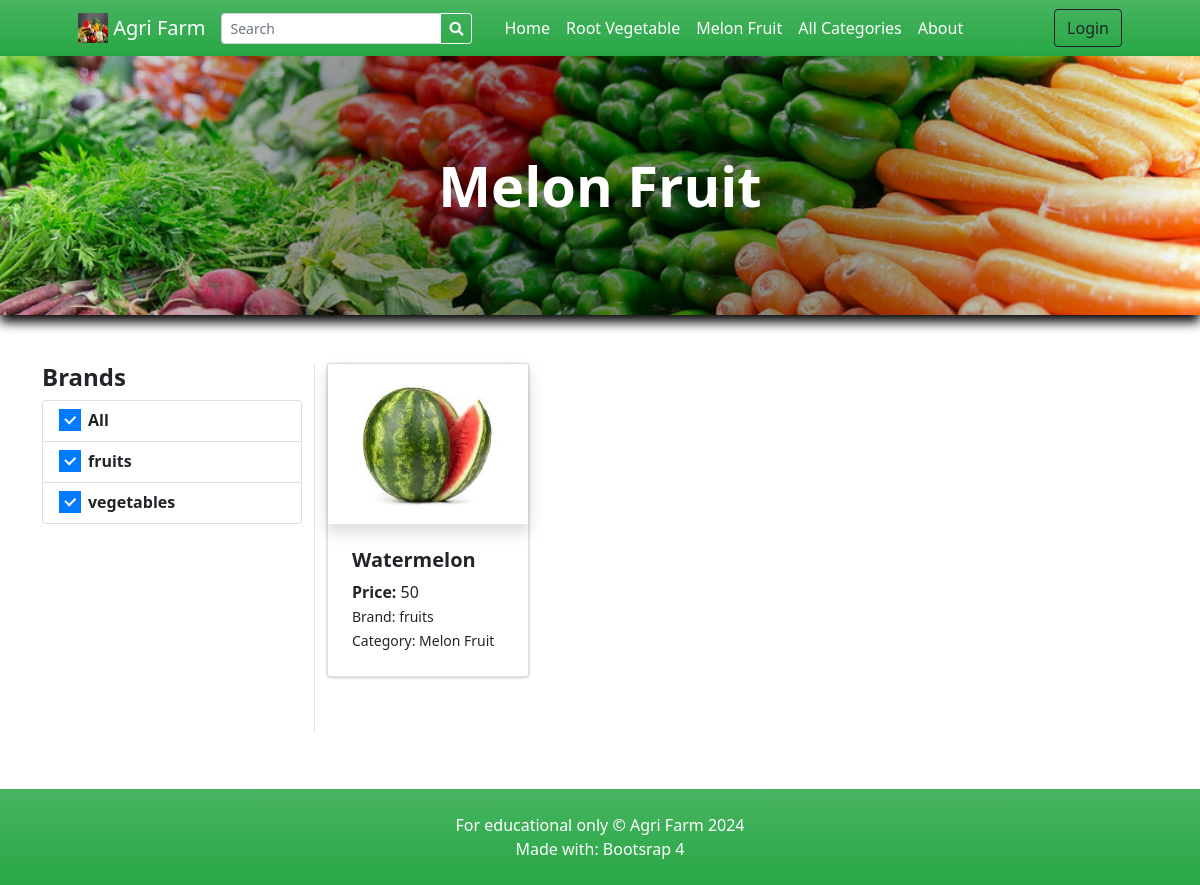
The app's page /?p=products&c=98f13708210194c475687be6106a3b84 with its own data.
### tables this page shows
CREATE TABLE `categories` (
  `id` int(30) NOT NULL,
  `user_id_categories` int(11) NOT NULL,
  `category` varchar(250) NOT NULL,
  `description` text DEFAULT NULL,
  `status` tinyint(1) NOT NULL DEFAULT 1,
  `delete_flag` tinyint(1) NOT NULL DEFAULT 0,
  `date_created` datetime NOT NULL DEFAULT current_timestamp()
);

CREATE TABLE `brands` (
  `id` int(30) NOT NULL,
  `user_id_brand` int(11) NOT NULL,
  `name` varchar(250) NOT NULL,
  `description` text DEFAULT NULL,
  `image_path` text DEFAULT NULL,
  `status` tinyint(1) NOT NULL DEFAULT 1,
  `delete_flag` tinyint(1) NOT NULL DEFAULT 0,
  `date_created` datetime NOT NULL DEFAULT current_timestamp()
);

CREATE TABLE `products` (
  `id` int(30) NOT NULL,
  `brand_id` int(30) NOT NULL,
  `category_id` int(30) NOT NULL,
  `name` varchar(250) NOT NULL,
  `specs` text NOT NULL,
  `status` tinyint(1) NOT NULL DEFAULT 1,
  `delete_flag` tinyint(1) NOT NULL DEFAULT 0,
  `date_created` datetime NOT NULL DEFAULT current_timestamp(),
  `user_id` int(50) NOT NULL
);

### classes/DBConnection.php (called while the page is built, shortened)
<?php
class DBConnection
{
    private $host = 'localhost';
    private $username = 'root';
    private $password = '';
    private $database = 'store';
    public $conn;
    public function __construct()
    {
        if (!isset($this->conn)) {
            $this->conn = new mysqli($this->host, $this->username, $this->password, $this->database, 8111);
        }
    }
}

### classes/SystemSettings.php (called while the page is built, shortened)
<?php
class SystemSettings extends DBConnection
{
	function userdata($field = '')
	{
		if (!empty($field)) {
			if (isset($_SESSION['userdata'][$field]))
				return $_SESSION['userdata'][$field];
			else
				return null;
		} else {
			return false;
		}
	}
	function info($field = '')
	{
		if (!empty($field)) {
			if (isset($_SESSION['system_info'][$field]))
				return $_SESSION['system_info'][$field];
			else
				return false;
		} else {
			return false;
		}
	}
}
$_settings = new SystemSettings();

### config.php (called while the page is built, shortened)
<?php
require_once('classes/DBConnection.php');
require_once('classes/SystemSettings.php');
function validate_image($file){
	if(!empty($file)){
        $ex = explode("?",$file);
        $file = $ex[0];
        $ts = isset($ex[1]) ? "?".$ex[1] : '';
		if(is_file(base_app.$file)){
			return base_url.$file.$ts;
		}else{
			return base_url.'dist/img/no-image-available.png';
		}
	}else{
		return base_url.'dist/img/no-image-available.png';
	}
}
function format_num($number = '' , $decimal = ''){
    if(is_numeric($number)){
        $ex = explode(".",$number);
        $decLen = isset($ex[1]) ? strlen($ex[1]) : 0;
        if(is_numeric($decimal)){
            return number_format($number,$decimal);
        }else{
            return number_format($number,$decLen);
        }
    }else{
        return "Invalid Input";
    }
}
?>

### products.php (the view, shortened to what this page needs)
<?php
$title = "";
if (isset($_GET['c']) && isset($_GET['s'])) {
    $cat_qry = $conn->query("SELECT * FROM categories where md5(id) = '{$_GET['c']}'");
    if ($cat_qry->num_rows > 0) {
        $result = $cat_qry->fetch_assoc();
        $title = $result['category'];
        $cat_description = $result['description'];
    }
    $sub_cat_qry = $conn->query("SELECT * FROM sub_categories where md5(id) = '{$_GET['s']}'");
    if ($sub_cat_qry->num_rows > 0) {
        $result = $sub_cat_qry->fetch_assoc();
        $sub_title = $result['sub_category'];
        $sub_cat_description = $result['description'];
    }
} elseif (isset($_GET['c'])) {
    $cat_qry = $conn->query("SELECT * FROM categories where md5(id) = '{$_GET['c']}'");
    if ($cat_qry->num_rows > 0) {
        $result = $cat_qry->fetch_assoc();
        $title = $result['category'];
    }
}
?>
<header class="bg-dark py-5" id="main-header">
    <div class="container px-4 px-lg-5 my-5">
        <div class="text-center text-white">
            <h1 class="display-4 fw-bolder"><?php echo $title ?></h1>
        </div>
    </div>
</header>
<section class="py-5">
    <div class="container">
        <div class="row">
            <div class="col-md-3 border-right mb-2 pb-3">
                <h4><b>Brands</b></h4>
                <ul class="list-group">
                    <a href="" class="list-group-item list-group-item-action">
                        <div class="icheck-primary d-inline">
                            <label for="brandAll">
                                All
                            </label>
                        </div>
                    </a>
                    <?php
                    $qry = $conn->query("SELECT * FROM brands where status =1 AND delete_flag = 0 order by name asc");
                    while ($row = $qry->fetch_assoc()):
                    ?>
                        <li class="list-group-item list-group-item-action">
                            <div class="icheck-primary d-inline">
                                <label for="brand-item-<?php echo $row['id'] ?>">
                                    <?php echo $row['name'] ?>
                                </label>
                            </div>
                        </li>
                    <?php endwhile; ?>
                </ul>
            </div>
            <div class="col-md-9">
                <div class="container-fluid p-0">
                    <div class="row gx-2 gx-lg-2 row-cols-1 row-cols-md-3 row-cols-xl-4">
                        <?php
                        $whereData = "";
                        if (isset($_GET['search']))
                            $whereData = " and (p.name LIKE '%{$_GET['search']}%' or b.name LIKE '%{$_GET['search']}%' or p.specs LIKE '%{$_GET['search']}%')";
                        elseif (isset($_GET['c']) && isset($_GET['s']))
                            $whereData = " and (md5(category_id) = '{$_GET['c']}' and md5(sub_category_id) = '{$_GET['s']}')";
                        elseif (isset($_GET['c']) && !isset($_GET['s']))
                            $whereData = " and md5(category_id) = '{$_GET['c']}' ";
                        elseif (isset($_GET['s']) && !isset($_GET['c']))
                            $whereData = " and md5(sub_category_id) = '{$_GET['s']}' ";
                        $bwhere = "";
                        $products = $conn->query("SELECT p.*,b.name as bname, c.category FROM `products` p inner join brands b on p.brand_id = b.id inner join categories c on p.category_id = c.id where p.status = 1 {$whereData} {$bwhere} order by rand() ");
                        while ($row = $products->fetch_assoc()):
                            $upload_path = base_app . '/uploads/product_' . $row['id'];
                            $img = "";
                            if (is_dir($upload_path)) {
                                $fileO = scandir($upload_path);
                                if (isset($fileO[2]))
                                    $img = "uploads/product_" . $row['id'] . "/" . $fileO[2];
                            }
                            foreach ($row as $k => $v) {
                                $row[$k] = trim(stripslashes($v));
                            }
                            $inventory = $conn->query("SELECT distinct(`price`) FROM inventory where product_id = " . $row['id'] . " order by `price` asc");
                            $inv = array();
                            while ($ir = $inventory->fetch_assoc()) {
                                $inv[] = format_num($ir['price']);
                            }
                            $price = '';
                            if (isset($inv[0]))
                                $price .= $inv[0];
                        ?>
                            <div class="col-md-12 mb-5">
                                <a class="card product-item text-reset text-decoration-none" href=".?p=view_product&id=<?php echo md5($row['id']) ?>">
                                    <div class="overflow-hidden shadow product-holder">
                                        <img class="card-img-top w-100 product-cover" src="<?php echo validate_image($img) ?>" alt="..." />
                                    </div>
                                    <div class="card-body p-4">
                                        <div class="">
                                            <h5 class="fw-bolder"><?php echo $row['name'] ?></h5>
                                            <span><b>Price: </b><?php echo $price ?></span>
                                        </div>
                                        <p class="m-0"><small>Brand: <?php echo $row['bname'] ?></small></p>
                                        <p class="m-0"><small>Category: <?php echo $row['category'] ?></small></p>
                                    </div>
                                </a>
                            </div>
                        <?php endwhile; ?>
                    </div>
                </div>
            </div>
        </div>
    </div>
</section>

### inc/topBarNav.php (shortened to what this page needs)
<nav class="navbar navbar-expand-lg navbar-dark bg-gradient-green">
  <div class="container px-4 px-lg-5 ">
    <a class="navbar-brand" href="./">
      <img src="<?php echo validate_image($_settings->info('logo')) ?>" width="30" height="30" class="d-inline-block align-top" alt="" loading="lazy">
      <?php echo $_settings->info('short_name') ?>
    </a>
    <form class="form-inline" id="search-form">
      <div class="input-group">
        <input class="form-control form-control-sm form " type="search" placeholder="Search" aria-label="Search" name="search" value="<?php echo isset($_GET['search']) ? $_GET['search'] : "" ?>" aria-describedby="button-addon2">
        <div class="input-group-append">
          <button class="btn btn-outline-light btn-sm m-0" type="submit" id="button-addon2"><i class="fa fa-search"></i></button>
        </div>
      </div>
    </form>
    <div class="collapse navbar-collapse" id="navbarSupportedContent">
      <ul class="navbar-nav me-auto mb-2 mb-lg-0 ms-lg-4">
        <li class="nav-item"><a class="nav-link text-white" aria-current="page" href="./">Home</a></li>
        <?php
        $cat_qry = $conn->query("SELECT * FROM categories where status = 1 AND delete_flag = 0 limit 3");
        $count_cats = $conn->query("SELECT * FROM categories where status = 1 ")->num_rows;
        while ($crow = $cat_qry->fetch_assoc()):
        ?>
          <li class="nav-item"><a class="nav-link text-white" aria-current="page" href="./?p=products&c=<?php echo md5($crow['id']) ?>"><?php echo $crow['category'] ?></a></li>
        <?php endwhile; ?>
        <?php if ($count_cats > 3): ?>
          <li class="nav-item"><a class="nav-link text-white" href="./?p=view_categories">All Categories</a></li>
        <?php endif; ?>
        <li class="nav-item"><a class="nav-link text-white" href="./?p=about">About</a></li>
      </ul>
      <div class="d-flex align-items-center">
        <?php if ($_settings->userdata('id') > 0 && $_settings->userdata('login_type') == 2): ?>
          <a class="text-dark mr-2 nav-link text-white" href="./?p=cart">
            <i class="bi-cart-fill me-1"></i>
            Cart
            <span class="badge bg-dark text-white ms-1 rounded-pill" id="cart-count">
              <?php
              $count = $conn->query("SELECT SUM(quantity) as items from `cart` where client_id =" . $_settings->userdata('id'))->fetch_assoc()['items'];
              echo ($count > 0 ? $count : 0);
              ?>
            </span>
          </a>
          <a href="./?p=my_account" class="text-dark  nav-link text-white"><b> Hi, <?php echo $_settings->userdata('firstname') ?>!</b></a>
          <a href="logout.php" class="text-dark  nav-link text-white"><i class="fa fa-sign-out-alt"></i></a>
        <?php else: ?>
          <button class="btn btn-outline-dark ml-2" id="login-btn" type="button">Login</button>
        <?php endif; ?>
      </div>
    </div>
  </div>
</nav>

### records on screen
categories: category "Root Vegetable"
categories: category "Melon Fruit"
brands: name "fruits"
brands: name "vegetables"
products: name "Watermelon", price "50", brand.name "fruits", category.category "Melon Fruit"

### other values on screen
$_settings->info('short_name') "Agri Farm"
